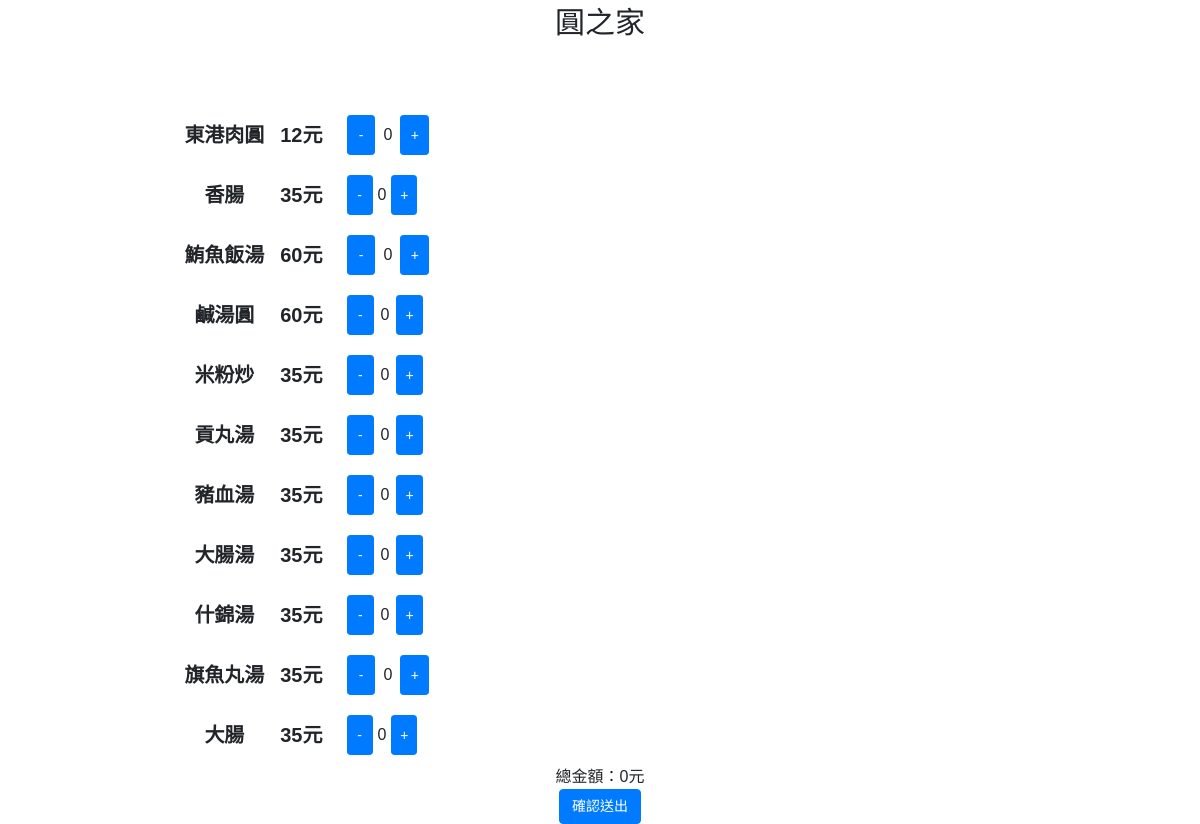
/break/, run on the app's committed database.
### booking/models.py (models this page shows, shortened)
class breakfast_shop(models.Model):
    breakfast_items=models.CharField('早餐品項',max_length=10,null=False,primary_key=True)
    breakfast_name=models.CharField('早餐名稱',max_length=10,null=False)
    sort=[
        ('小吃',"小吃"),
        ('麵飯',"麵飯"),
        ('湯',"湯"),
    ]
    breakfast_choices=models.CharField("類別",max_length=5,choices=sort,default="",null=False)
    breakfast_price=models.CharField('早餐價格',max_length=10,null=False)
    status=[
        ('停止銷售','停止銷售'),
        ('銷售中','銷售中'),
    ]
    breakfast_status=models.CharField('餐點狀態',max_length=4,default="",choices=status,null=False)

### booking/views.py (the view)
# urls.py: path('break/', views.show_break, name='break'),
def show_break(request):
    menu_items = breakfast_shop.objects.order_by('breakfast_items')
    return render(request, 'break.html', {'menu_items': menu_items})

### templates/break.html (shortened to what this page needs)
<!DOCTYPE html>
<html lang="zh-TW">
<head>
    <link rel="stylesheet" href="https://maxcdn.bootstrapcdn.com/bootstrap/4.5.2/css/bootstrap.min.css">
</head>
<body>
    <div class="container">
        <div class="menu-header" style="text-align: center; font-size: 30px;">
            圓之家
        </div>
        <form id="order-form" action="/submit_order/" method="POST" style="margin: auto;">
            <div class="container" style="margin-top: 60px;">
                {% for item in menu_items %}
                <div class="row">
                    <div class="col-md-6 d-flex justify-content-center">
                        <div class="menu-item" data-item="{{ item.breakfast_name }}">
                            <div class="item-name">{{ item.breakfast_name }}</div>
                            <div class="item-price">{{ item.breakfast_price }}元</div>
                            <div class="quantity-control">
                                <button class="btn btn-primary btn-sm quantity" data-action="minus">-</button>
                                <span class="item-quantity">0</span>
                                <button class="btn btn-primary btn-sm quantity" data-action="plus">+</button>
                            </div>
                        </div>
                    </div>
                </div>
                {% endfor %}
                <div class="total" style="text-align: center;">總金額：0元</div>
                <div style="text-align: center;"><button type="submit" class="btn btn-primary">確認送出</button></div>
            </div>
        </form>
    </div>
</body>
</html>

### templates/break.html (style rules this page uses)
body { font-family: "Microsoft JhengHei", sans-serif; }
.menu-item { display: flex; align-items: center; margin-top: 10px; margin-bottom: 10px; text-align: center; }
.item-name { width: 30%; font-weight: bold; font-size: 20px; display: flex; justify-content: flex-start; align-items: center; height: 40px; }
.item-price { width: 20%; font-weight: bold; font-size: 20px; text-align: right; margin-right: 1.5rem; display: flex; justify-content: flex-end; align-items: center; height: 40px; }
.quantity-control { width: 30%; display: flex; justify-content: center; align-items: center; height: 40px; }
.quantity { width: 40px; text-align: center; display: flex; justify-content: center; align-items: center; height: 40px; }
.item-quantity { width: 50px; text-align: center; display: flex; justify-content: center; align-items: center; height: 40px; }
.btn { font-size: 14px; }

### data on the page
breakfast_shop: breakfast_name "東港肉圓", breakfast_price "12"
breakfast_shop: breakfast_name "香腸", breakfast_price "35"
breakfast_shop: breakfast_name "鮪魚飯湯", breakfast_price "60"
breakfast_shop: breakfast_name "鹹湯圓", breakfast_price "60"
breakfast_shop: breakfast_name "米粉炒", breakfast_price "35"
breakfast_shop: breakfast_name "貢丸湯", breakfast_price "35"
breakfast_shop: breakfast_name "豬血湯", breakfast_price "35"
breakfast_shop: breakfast_name "大腸湯", breakfast_price "35"
breakfast_shop: breakfast_name "什錦湯", breakfast_price "35"
breakfast_shop: breakfast_name "旗魚丸湯", breakfast_price "35"
breakfast_shop: breakfast_name "大腸", breakfast_price "35"
